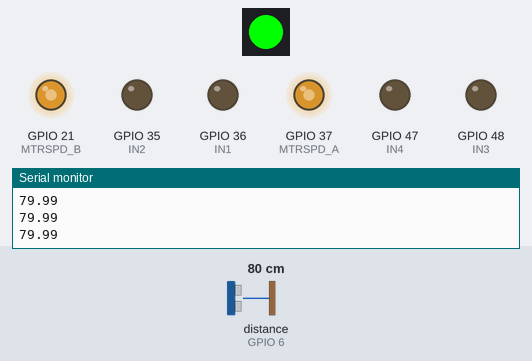
The sketch below on a simulated ESP32-S3. On the bench: 1 RGB LEDs in strip order, left to right, output pins drawn as LEDs (lit = HIGH), the last lines printed to the serial monitor. Wiring (inferred from the names in the program): ultrasonic range finder: trigger GPIO 7; echo GPIO 6. The test bench sets the inputs (shaded band); at power-on: distance to the obstacle (sensor on GPIO 6) 80 cm. The echo pulse lasts 58.3 µs per cm; pins used as bus, display or sensor lines are not drawn.

Above: at 1.2 s.
1.3 s: distance to the obstacle (sensor on GPIO 6) set to 17 cm
2.8 s: distance to the obstacle (sensor on GPIO 6) set to 12 cm
At 4.0 s:
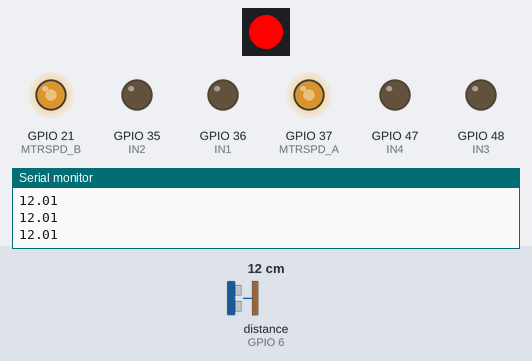
4.3 s: distance to the obstacle (sensor on GPIO 6) set to 18 cm
At 5.5 s:
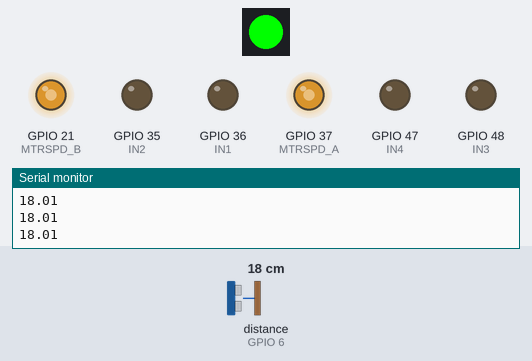
5.8 s: distance to the obstacle (sensor on GPIO 6) set to 2 cm
At 6.6 s:
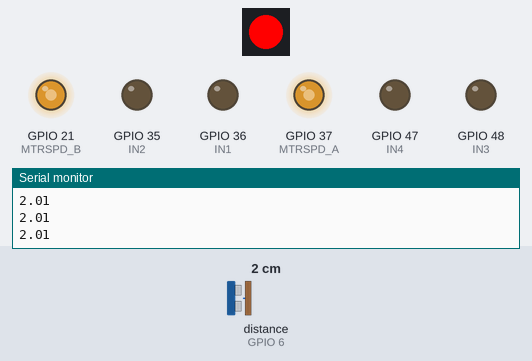
Timing chart, 0 to 8.3 s (numbered marks = the images above; inputs shaded):
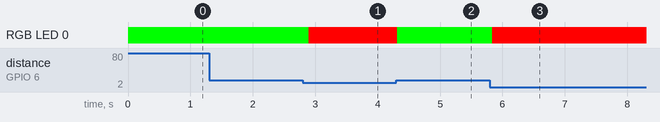

Measured:
- the behaviour switches between 15 and 14 cm on distance to the obstacle (sensor on GPIO 6) (found by bisection; images 0 and 1)
- after the input at 2.8 s, RGB LED 0: RGB(0, 255, 0) → RGB(255, 0, 0) after 0.09 s
- after the input at 4.3 s, RGB LED 0: RGB(255, 0, 0) → RGB(0, 255, 0) at once
- after the input at 5.8 s, RGB LED 0: RGB(0, 255, 0) → RGB(255, 0, 0) at once

The sketch:

ultrasonic-sensor-test.ino
```cpp
#include <Adafruit_NeoPixel.h>

#define IN1 36
#define IN2 35
#define IN3 48
#define IN4 47
#define MTRSPD_A 37
#define MTRSPD_B 21

#define TRIG 7
#define ECHO 6

Adafruit_NeoPixel pixels(1, 38, NEO_GRB + NEO_KHZ800);

float duration = 0;
float distance = 0;

void setup() {
  Serial.begin(115200);
  pixels.begin();

  pinMode(TRIG, OUTPUT);
  pinMode(ECHO, INPUT);

  pinMode(IN1, OUTPUT);
  pinMode(IN2, OUTPUT);
  pinMode(IN3, OUTPUT);
  pinMode(IN4, OUTPUT);

  digitalWrite(IN1, LOW);
  digitalWrite(IN2, LOW);

  digitalWrite(IN3, LOW);
  digitalWrite(IN4, LOW);

  pinMode(MTRSPD_A, OUTPUT);
  pinMode(MTRSPD_B, OUTPUT);

  ledcAttach(MTRSPD_A, 20000, 10);
  ledcAttach(MTRSPD_B, 20000, 10);

  ledcWrite(MTRSPD_A, 675);
  ledcWrite(MTRSPD_B, 700);
}

void loop() {
  pixels.clear();

  digitalWrite(TRIG, LOW);
  delayMicroseconds(2);
  digitalWrite(TRIG, HIGH);
  delayMicroseconds(10);
  digitalWrite(TRIG, LOW);

  duration = pulseIn(ECHO, HIGH);
  distance = (duration * 0.0343) / 2;

  Serial.println(distance);

  if (distance <= 15) {
    pixels.setPixelColor(0, pixels.Color(255, 0, 0));
    pixels.show();
  } else {
    pixels.setPixelColor(0, pixels.Color(0, 255, 0));
    pixels.show();
  }

  delay(100);
}
```
